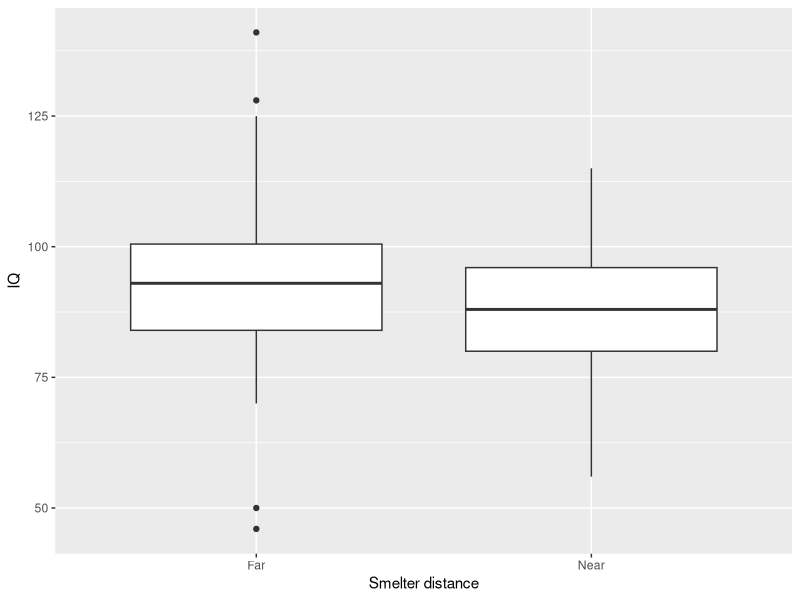

Write the R code that produced this figure.
## ---- chunk 1
## Set libraries
library(ggplot2)    ## 3.5.1
library(dplyr)      ## 1.1.4
library(kableExtra) ## 1.3.4
library(readr)      ## 2.1.5

## Read in data
df <- read.csv("../DataRaw/lead-iq-01.csv")

## From 'meeting' with PI: change IQ 999 to 99
df$IQ = ifelse(df$IQ == 999, 99, df$IQ)
## ---- chunk 2
## Graph of IQ by location status
ggplot(df, aes(x = Smelter, y = IQ)) +
  geom_boxplot() +
  labs(x = "Smelter distance", y = "IQ")
## ---- chunk 3
## Nicely formatted table
df %>% 
  group_by(Smelter) %>% 
  summarise(n = n(),
            mean = round(mean(IQ),2),
            median = median(IQ),
            sd = round(sd(IQ),2)) %>% 
  kable(col.names = c("Smelter location", "n", "Mean", "Median", "SD"),
        align = c("lcccc"),
        caption = "Summary statistics of IQ scores by proximity to lead smelter"
        ) %>% 
  row_spec(0, bold = T) %>% 
  kable_styling(latex_options = "HOLD_position")
